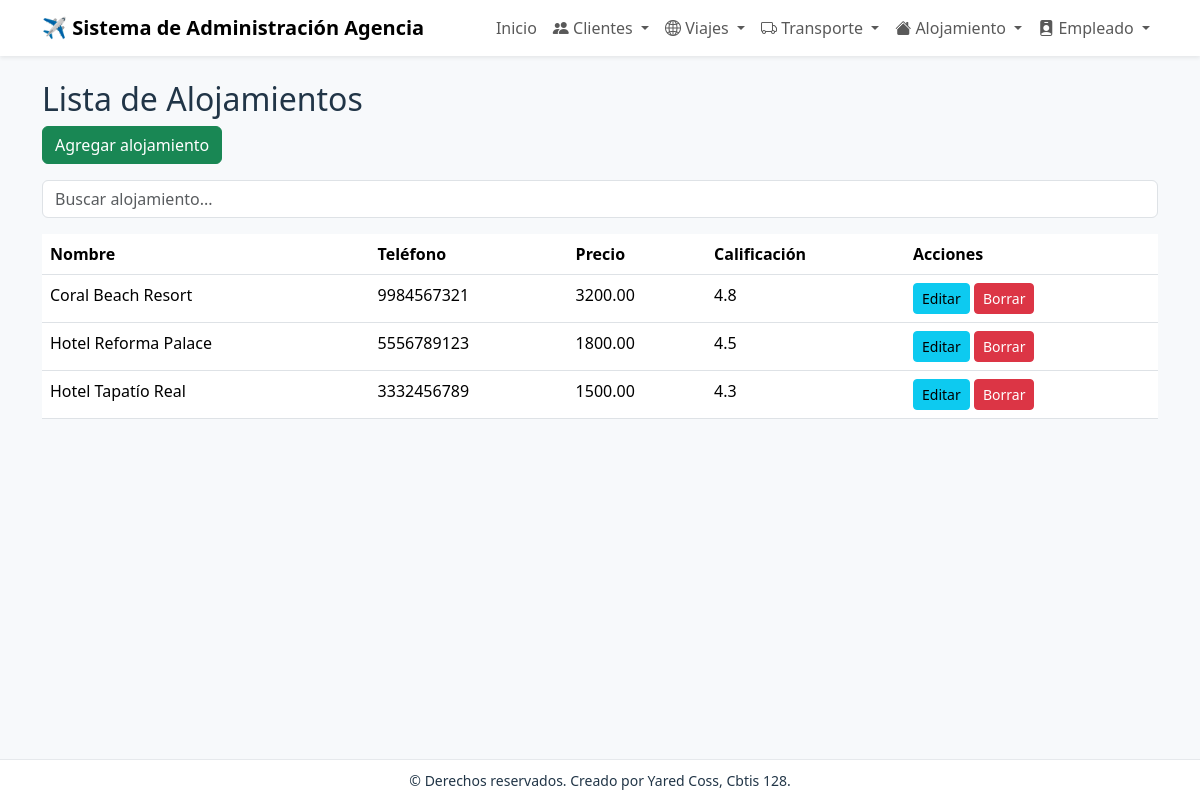
Page /alojamiento/ on the committed database.
### app_clientes/models.py (models this page shows, shortened)
class Alojamiento(models.Model):
    nombre_alojamiento = models.CharField(max_length=255)
    descripcion = models.TextField()
    direccion = models.TextField()
    telefono = models.CharField(max_length=50)
    precio = models.DecimalField(max_digits=10, decimal_places=2)
    calificacion = models.DecimalField(max_digits=3, decimal_places=1)
    paginaweb = models.URLField()

### app_clientes/views.py (the view)
# urls.py: path('alojamiento/', views.ver_alojamiento, name='ver_alojamiento'),
def ver_alojamiento(request):
    busqueda = request.GET.get('busqueda', '')
    alojamientos = Alojamiento.objects.filter(
        Q(nombre_alojamiento__icontains=busqueda) |
        Q(descripcion__icontains=busqueda) |
        Q(telefono__icontains=busqueda)
    ).order_by('nombre_alojamiento')
    return render(request, 'alojamiento/ver_alojamiento.html', {'alojamientos': alojamientos, 'busqueda': busqueda})

### app_clientes/templates/alojamiento/ver_alojamiento.html (shortened to what this page needs)
{% extends 'base.html' %}
{% block content %}
<h2>Lista de Alojamientos</h2>
<a href="{% url 'agregar_alojamiento' %}" class="btn btn-success mb-3">Agregar alojamiento</a>
<form method="GET" class="mb-3">
    <input type="text" name="buscar" class="form-control" placeholder="Buscar alojamiento...">
  </form>
<table class="table table-hover">
  <thead>
    <tr>
      <th>Nombre</th>
      <th>Teléfono</th>
      <th>Precio</th>
      <th>Calificación</th>
      <th>Acciones</th>
    </tr>
  </thead>
  <tbody>
    {% for a in alojamientos %}
    <tr>
      <td>{{ a.nombre_alojamiento }}</td>
      <td>{{ a.telefono }}</td>
      <td>{{ a.precio }}</td>
      <td>{{ a.calificacion }}</td>
      <td>
        <a class="btn btn-sm btn-info" href="{% url 'actualizar_alojamiento' a.pk %}">Editar</a>
        <a class="btn btn-sm btn-danger" href="{% url 'borrar_alojamiento' a.pk %}">Borrar</a>
      </td>
    </tr>
    {% empty %}
    <tr><td colspan="5">No hay alojamientos.</td></tr>
    {% endfor %}
  </tbody>
</table>
{% endblock %}

### app_clientes/templates/base.html (style rules this page uses)
body { background: #f7f9fb; color: #213547; }

### rows in the picture
Alojamiento: nombre_alojamiento "Coral Beach Resort", telefono "9984567321", precio "3200.00", calificacion "4.8"
Alojamiento: nombre_alojamiento "Hotel Reforma Palace", telefono "5556789123", precio "1800.00", calificacion "4.5"
Alojamiento: nombre_alojamiento "Hotel Tapatío Real", telefono "3332456789", precio "1500.00", calificacion "4.3"
